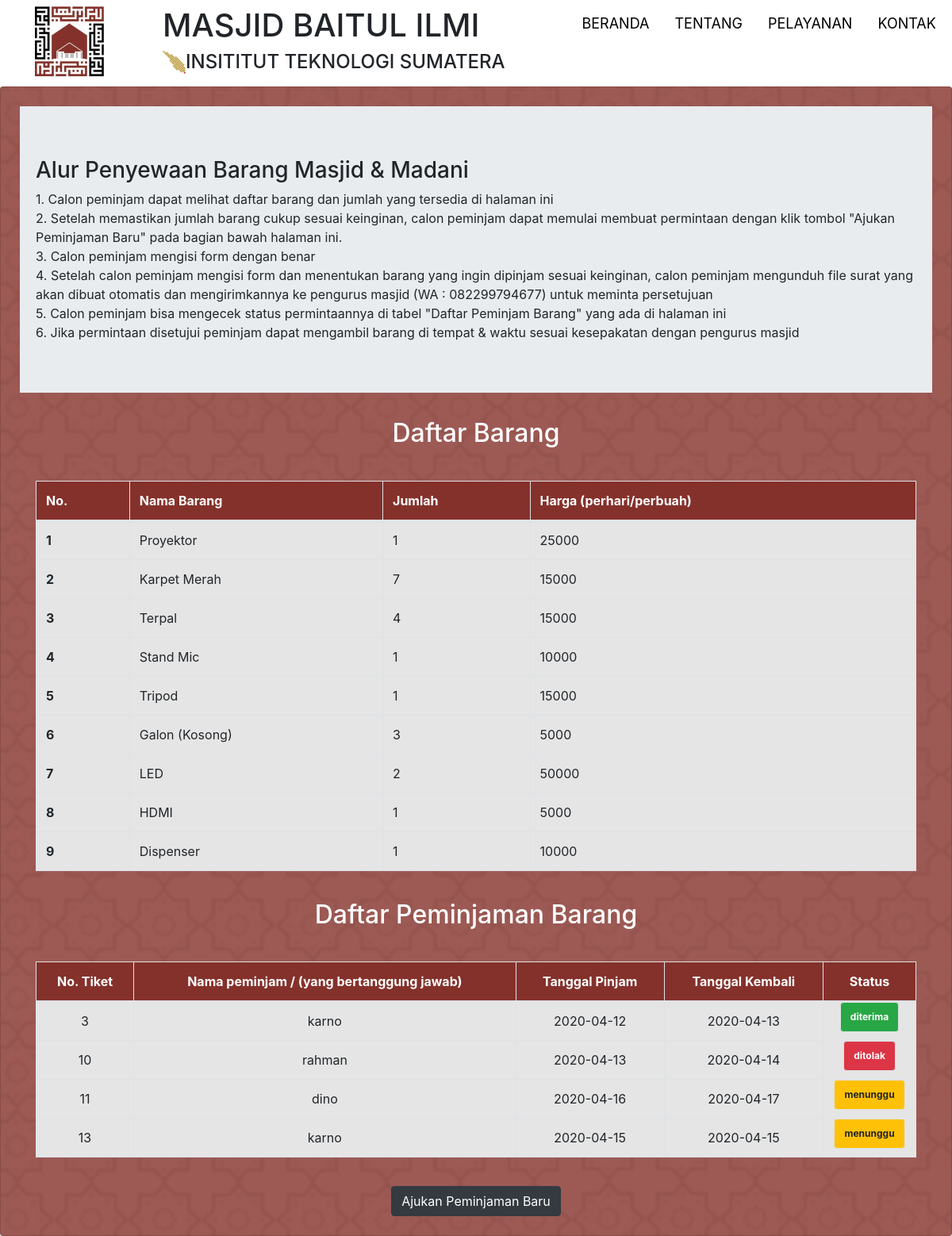
The app's page /index.php/peminjaman_barang_user, older data.
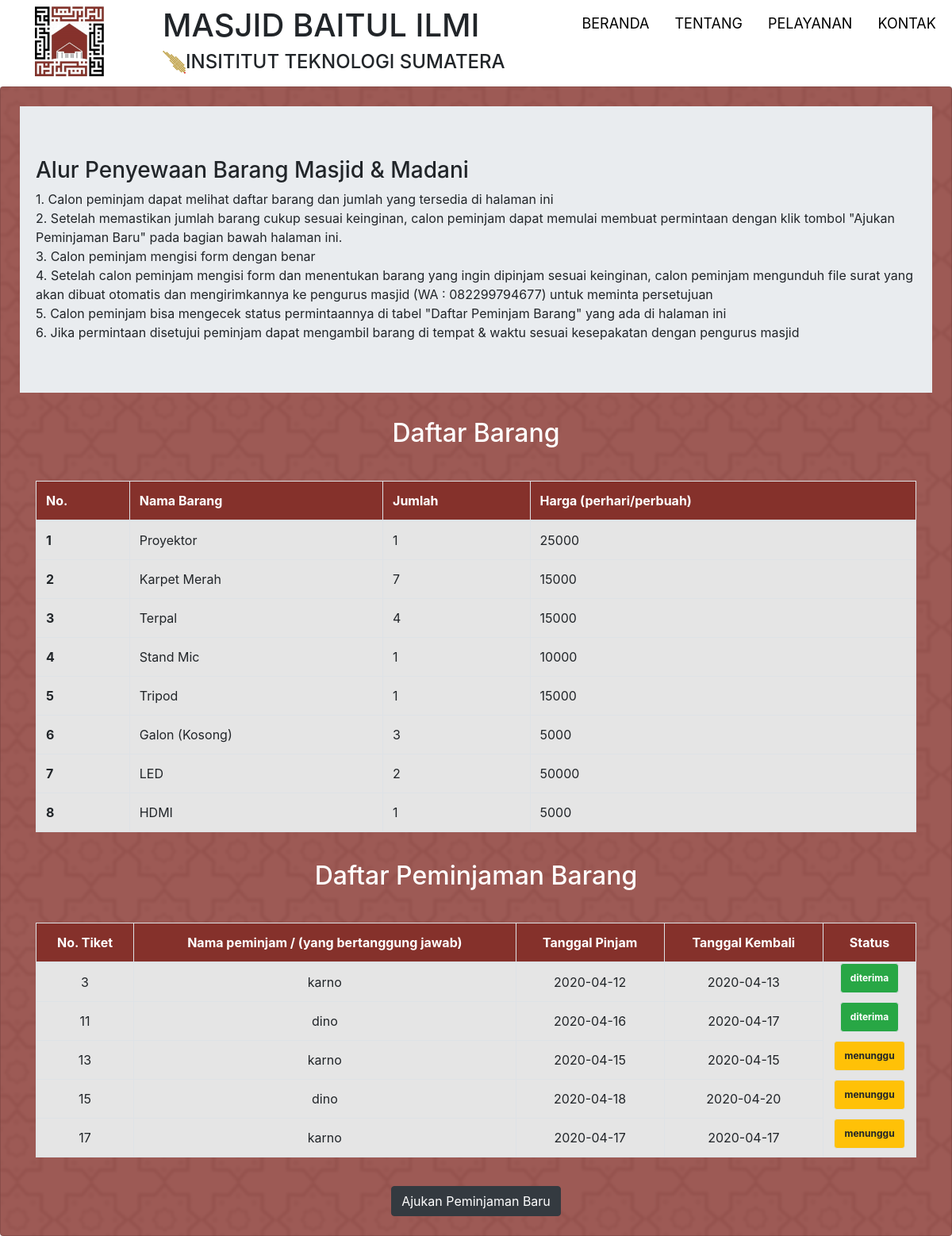
The same page, newer data.
### tables this page shows
CREATE TABLE `inventory` (
  `id_inventory` int(11) NOT NULL,
  `nama_inventory` varchar(50) NOT NULL,
  `jumlah_inventory` int(10) NOT NULL,
  `harga_inventory` int(10) NOT NULL
);

CREATE TABLE `peminjaman` (
  `id_peminjaman` int(11) NOT NULL,
  `judul_kegiatan` varchar(100) NOT NULL,
  `penyelenggara_kegiatan` varchar(100) NOT NULL,
  `penanggung_jawab` varchar(100) NOT NULL,
  `noHp` varchar(15) NOT NULL,
  `jaminan` varchar(50) NOT NULL,
  `lokasi` varchar(50) NOT NULL,
  `tanggal_peminjaman` date NOT NULL,
  `tanggal_pengembalian` date NOT NULL,
  `denda_peminjaman` int(8) DEFAULT NULL,
  `total_harga` int(11) NOT NULL,
  `status_permintaan` varchar(50) NOT NULL
);

### application/controllers/Peminjaman_barang_user.php (called while the page is built, shortened)
<?php
class Peminjaman_barang_user extends CI_Controller {
  public function index(){
  $data['barang'] = $this->User_model->get_inventory();
  $query = $this->db->query('SELECT * FROM peminjaman WHERE status_permintaan <> "penyusunan"');
  $data['peminjam'] = $query->result_array();
  $data['admin'] = $this->db->get('admin')->result_array();
  $this->load->library('pagination');
	$this->load->view('template_user/header');
	$this->load->view('user/daftar_peminjaman_barang',$data);
	$this->load->view('template_user/footer');
  }
}

### index.php (called while the page is built, shortened)
<?php
require_once BASEPATH.'core/CodeIgniter.php';

### application/models/User_model.php (called while the page is built, shortened)
<?php
class User_model extends CI_Model {
  function get_inventory(){
      $data = $this->db->get('inventory')->result_array();
      return $data;
  }
}

### application/views/user/daftar_peminjaman_barang.php (the view)
<div class="card p-4">
  <div class="jumbotron jumbotron-fluid">
    <div class="container">
      <h3>Alur Penyewaan Barang Masjid & Madani</h3>
      <p class="mb-0">1. Calon peminjam dapat melihat daftar barang dan jumlah yang tersedia di halaman ini</p>
      <p class="mb-0">2. Setelah memastikan jumlah barang cukup sesuai keinginan, calon peminjam dapat memulai membuat permintaan dengan klik tombol "Ajukan Peminjaman Baru" pada bagian bawah halaman ini.</p>
      <p class="mb-0">3. Calon peminjam mengisi form dengan benar</p>
      <p class="mb-0">4. Setelah calon peminjam mengisi form dan menentukan barang yang ingin dipinjam sesuai keinginan, calon peminjam mengunduh file surat yang akan dibuat otomatis dan mengirimkannya ke pengurus masjid (WA : <?php foreach($admin as $row): echo $row['kontak_admin']; endforeach; ?>) untuk meminta persetujuan</p>
      <p class="mb-0">5. Calon peminjam bisa mengecek status permintaannya di tabel "Daftar Peminjam Barang" yang ada di halaman ini</p>
      <p class="mb-0">6. Jika permintaan disetujui peminjam dapat mengambil barang di tempat & waktu sesuai kesepakatan dengan pengurus masjid</p>
    </div>
  </div>
  <div class="card-title text-center text-white">
    <h2>Daftar Barang</h2>
  </div>
  <div class="card-body">
    <table class="table table-bordered">
      <thead class="t-head">
        <tr class="text-white">
          <th scope="col">No.</th>
          <th scope="col">Nama Barang</th>
          <th scope="col">Jumlah</th>
          <th scope="col">Harga (perhari/perbuah)</th>
        </tr>
      </thead>
      <tbody class="t-body">
      <?php $i = 1; foreach($barang as $row): ?>
          <tr>
            <th scope="row"><?= $i; ?></th>
            <td><?= $row['nama_inventory']; ?></td>
            <td><?= $row['jumlah_inventory']; ?></td>
            <td><?= $row['harga_inventory']; ?></td>
          </tr>
      <?php $i++; endforeach; ?>
      </tbody>
    </table>
  </div>
  <div class="card-title text-center text-white">
    <h2>Daftar Peminjaman Barang</h2>
  </div>
  <div class="card-body">
    <table id="table_id" class="table table-bordered text-center">
      <thead class="t-head text-white">
        <tr>
          <th>No. Tiket</th>
          <th>Nama peminjam / (yang bertanggung jawab)</th>
          <th>Tanggal Pinjam</th>
          <th>Tanggal Kembali</th>
          <th>Status</th>
        </tr>
      </thead>
      <tbody class="t-body">
      <?php foreach($peminjam as $row): ?>
        <tr>
          <td><?= $row['id_peminjaman']; ?></td>
          <td><?= $row['penanggung_jawab'] ?></td>
          <td><?= $row['tanggal_peminjaman']; ?></td>
          <td><?= $row['tanggal_pengembalian']; ?></td>
        <?php if($row['status_permintaan'] == 'menunggu'){?>
          <td class="badge badge-warning"><?= $row['status_permintaan']; ?></td>
        <?php }else if($row['status_permintaan'] == 'diterima'){?>
          <td class="badge badge-success"><?= $row['status_permintaan']; ?></td>
        <?php }else if($row['status_permintaan'] == 'ditolak'){?>
          <td class="badge badge-danger"><?= $row['status_permintaan']; ?></td>
        <?php } ?>
        </tr>
        <?php endforeach; ?>
      </tbody>
    </table>
  </div>
  <a href="<?= base_url('Form_peminjaman'); ?>" class="btn btn-dark mx-auto" style="width: fit-content;">Ajukan Peminjaman Baru</a>
</div>

### application/views/template_user/header.php (shortened to what this page needs)
<!DOCTYPE html>
<html lang="en">
<head>
	<link rel="stylesheet" href="<?= base_url('assets/css/bootstrap.min.css'); ?>">
	<link rel="stylesheet" type="text/css" href="<?= base_url('assets/css/datatables.min.css'); ?>">
	<link rel="stylesheet" href="<?= base_url('assets/css/all.css'); ?>">
</head>
<body>
	<div class="container-md-fluid">
		<div class="row bg-white pt-2 pb-2">
			<div class="col-md-2 text-center">
				<img src="<?= base_url('assets/images/logoBaim.png'); ?>" class="img-fluid" id="logo" alt="Responsive image">
			</div>
			<div class="col-md-5">
				<h1>MASJID BAITUL ILMI</h1>
				<img src="<?= base_url('assets/images/logoItera.png'); ?>" class="float-left" alt="">
				<h4>INSITITUT TEKNOLOGI SUMATERA</h4>
			</div>
			<div class="col-md-5">
				<div>
					<ul class="nav">
						<li class="nav-item">
							<a href="<?= base_url(); ?>" class="nav-link">BERANDA</a>
						</li>
						<li class="nav-item dropdown">
							<a href="#" class="nav-link dropdown-toogle" data-toggle="dropdown" aria-haspopup="true" aria-expanded="false">TENTANG</a>
						</li>
						<li class="nav-item dropdown">
							<a href="#" class="nav-link dropdown-toogle" data-toggle="dropdown" aria-haspopup="true" aria-expanded="false">PELAYANAN</a>
						</li>
						<li class="nav-item">
							<a href="<?= base_url('#kontak'); ?>" class="nav-link">KONTAK</a>
						</li>
					</ul>
				</div>
			</div>
		</div>
	</div>

### application/views/template_user/footer.php (shortened to what this page needs)
</body>
</html>

### assets/css/all.css (style rules this page uses)
@media (min-width: 578px) { body { background-image: url(../images/backgroundPattern.png); } }
@media (min-width: 578px) { #logo { width: 50%; } }
@media (min-width: 578px) { .nav-link { color: black; } }
@media (min-width: 578px) { a.nav-link { font-size: 1.5vw; } }
@media (min-width: 578px) { .card { background-color: rgba(133, 49, 43, 0.8); } }
@media (min-width: 578px) { .t-head { background-color: #85312B; } }
@media (min-width: 578px) { .t-body { background-color: #E5E5E5; } }

Row changes from the older to the newer data that the page shows:
removed inventory: nama_inventory "Dispenser", jumlah_inventory "1", harga_inventory "10000"
removed peminjaman: id_peminjaman "10", penanggung_jawab "rahman", tanggal_peminjaman "2020-04-13", tanggal_pengembalian "2020-04-14", status_permintaan "ditolak"
changed peminjaman id 11: status_permintaan "menunggu" → "diterima"
added peminjaman: id_peminjaman "15", penanggung_jawab "dino", tanggal_peminjaman "2020-04-18", tanggal_pengembalian "2020-04-20", status_permintaan "menunggu"
added peminjaman: id_peminjaman "17", penanggung_jawab "karno", tanggal_peminjaman "2020-04-17", tanggal_pengembalian "2020-04-17", status_permintaan "menunggu"
